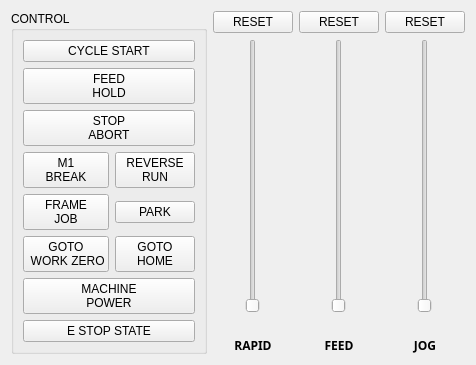
           <widget class="QWidget" name="widget_16" native="true">
            <layout class="QHBoxLayout" name="horizontalLayout_23">
             <item>
              <widget class="MkGroupBox" name="groupbox_6">
               <property name="title">
                <string>CONTROL</string>
               </property>
               <layout class="QGridLayout" name="gridLayout">
                <item row="1" column="0" colspan="2">
                 <widget class="ActionButton" name="btn_feed_hold">
                  <property name="text">
                   <string>FEED
HOLD</string>
                  </property>
                  <property name="actionName" stdset="0">
                   <string>program.pause</string>
                  </property>
                 </widget>
                </item>
                <item row="3" column="1">
                 <widget class="ActionButton" name="actionbutton_9">
                  <property name="text">
                   <string>REVERSE
RUN</string>
                  </property>
                 </widget>
                </item>
                <item row="16" column="0" colspan="2">
                 <widget class="HalButton" name="btn_estopReset">
                  <property name="text">
                   <string>E STOP STATE</string>
                  </property>
                  <property name="rules" stdset="0">
                   <string>[{&quot;name&quot;: &quot;estopState&quot;, &quot;property&quot;: &quot;Style Class&quot;, &quot;expression&quot;: &quot;\&quot;estop_triggered\&quot; if ch[0] == 1 else \&quot;estop_armed\&quot;&quot;, &quot;channels&quot;: [{&quot;url&quot;: &quot;status:estop&quot;, &quot;trigger&quot;: true}]}]</string>
                  </property>
                 </widget>
                </item>
                <item row="10" column="0">
                 <widget class="QPushButton" name="btn_frame_job">
                  <property name="text">
                   <string>FRAME
JOB</string>
                  </property>
                 </widget>
                </item>
                <item row="3" column="0">
                 <widget class="ActionButton" name="btn_m1_break">
                  <property name="text">
                   <string>M1
BREAK</string>
                  </property>
                  <property name="checkable">
                   <bool>true</bool>
                  </property>
                  <property name="actionName" stdset="0">
                   <string>program.optional-stop.toggle</string>
                  </property>
                 </widget>
                </item>
                <item row="10" column="1">
                 <widget class="SubCallButton" name="sc_park">
                  <property name="text">
                   <string>PARK</string>
                  </property>
                 </widget>
                </item>
                <item row="2" column="0" colspan="2">
                 <widget class="ActionButton" name="btn_stop_abort">
                  <property name="text">
                   <string>STOP
ABORT</string>
                  </property>
                  <property name="actionName" stdset="0">
                   <string>program.abort</string>
                  </property>
                 </widget>
                </item>
                <item row="0" column="0" colspan="2">
                 <widget class="ActionButton" name="btn_cycle_start">
                  <property name="text">
                   <string>CYCLE START</string>
                  </property>
                  <property name="actionName" stdset="0">
                   <string>program.run</string>
                  </property>
                 </widget>
                </item>
                <item row="11" column="0">
                 <widget class="MDIButton" name="btn_g5x_home">
                  <property name="text">
                   <string>GOTO
 WORK ZERO</string>
                  </property>
                  <property name="MDICommand" stdset="0">
                   <string>G0X0Y0Z0</string>
                  </property>
                 </widget>
                </item>
                <item row="11" column="1">
                 <widget class="MDIButton" name="btn_move_home">
                  <property name="text">
                   <string>GOTO
HOME</string>
                  </property>
                  <property name="MDICommand" stdset="0">
                   <string>G53 G0Z0X0Y0</string>
                  </property>
                 </widget>
                </item>
                <item row="15" column="0" colspan="2">
                 <widget class="ActionButton" name="btn_machine_power_toggle">
                  <property name="text">
                   <string>MACHINE
POWER</string>
                  </property>
                  <property name="checkable">
                   <bool>true</bool>
                  </property>
                  <property name="actionName" stdset="0">
                   <string>machine.power.toggle</string>
                  </property>
                 </widget>
                </item>
               </layout>
              </widget>
             </item>
             <item>
              <layout class="QGridLayout" name="layout_overrides">
               <item row="2" column="2">
                <layout class="QVBoxLayout" name="verticalLayout_9">
                 <property name="spacing">
                  <number>0</number>
                 </property>
                 <item>
                  <widget class="StatusLabel" name="statuslabel_6">
                   <property name="sizePolicy">
                    <sizepolicy hsizetype="Fixed" vsizetype="Fixed">
                     <horstretch>0</horstretch>
                     <verstretch>0</verstretch>
                    </sizepolicy>
                   </property>
                   <property name="minimumSize">
                    <size>
                     <width>50</width>
                     <height>0</height>
                    </size>
                   </property>
                   <property name="font">
                    <font>
                     <family>DSEG7 Classic</family>
                     <pointsize>10</pointsize>
                     <weight>75</weight>
                     <italic>true</italic>
                     <bold>true</bold>
                    </font>
                   </property>
                   <property name="styleSheet">
                    <string notr="true">font: bold italic 10pt &quot;DSEG7 Classic&quot;;</string>
                   </property>
                   <property name="alignment">
                    <set>Qt::AlignCenter</set>
                   </property>
                   <property name="rules" stdset="0">
                    <string>[{&quot;channels&quot;: [{&quot;url&quot;: &quot;settings:machine.jog.linear-speed-percentage&quot;, &quot;trigger&quot;: true}], &quot;property&quot;: &quot;Text&quot;, &quot;expression&quot;: &quot;\&quot;{:.0f}%\&quot;.format(ch[0])&quot;, &quot;name&quot;: &quot;New Rule&quot;}]</string>
                   </property>
                  </widget>
                 </item>
                 <item>
                  <widget class="QLabel" name="label_10">
                   <property name="font">
                    <font>
                     <family>Sans</family>
                     <weight>75</weight>
                     <italic>false</italic>
                     <bold>true</bold>
                    </font>
                   </property>
                   <property name="text">
                    <string>JOG</string>
                   </property>
                   <property name="alignment">
                    <set>Qt::AlignCenter</set>
                   </property>
                  </widget>
                 </item>
                </layout>
               </item>
               <item row="1" column="0">
                <widget class="ActionSlider" name="rapid_slider">
                 <property name="sizePolicy">
                  <sizepolicy hsizetype="Minimum" vsizetype="Expanding">
                   <horstretch>0</horstretch>
                   <verstretch>0</verstretch>
                  </sizepolicy>
                 </property>
                 <property name="actionName" stdset="0">
                  <string>machine.rapid-override.set</string>
                 </property>
                </widget>
               </item>
               <item row="1" column="1">
                <widget class="ActionSlider" name="feed_slider">
                 <property name="enabled">
                  <bool>false</bool>
                 </property>
                 <property name="sizePolicy">
                  <sizepolicy hsizetype="Minimum" vsizetype="Expanding">
                   <horstretch>0</horstretch>
                   <verstretch>0</verstretch>
                  </sizepolicy>
                 </property>
                 <property name="actionName" stdset="0">
                  <string>machine.feed-override.set</string>
                 </property>
                </widget>
               </item>
               <item row="2" column="1">
                <layout class="QVBoxLayout" name="verticalLayout_7">
                 <property name="spacing">
                  <number>0</number>
                 </property>
                 <item>
                  <widget class="StatusLabel" name="statuslabel_5">
                   <property name="sizePolicy">
                    <sizepolicy hsizetype="Fixed" vsizetype="Fixed">
                     <horstretch>0</horstretch>
                     <verstretch>0</verstretch>
                    </sizepolicy>
                   </property>
                   <property name="minimumSize">
                    <size>
                     <width>50</width>
                     <height>0</height>
                    </size>
                   </property>
                   <property name="font">
                    <font>
                     <family>DSEG7 Classic</family>
                     <pointsize>10</pointsize>
                     <weight>75</weight>
                     <italic>true</italic>
                     <bold>true</bold>
                    </font>
                   </property>
                   <property name="styleSheet">
                    <string notr="true">font: bold italic 10pt &quot;DSEG7 Classic&quot;;</string>
                   </property>
                   <property name="alignment">
                    <set>Qt::AlignCenter</set>
                   </property>
                   <property name="rules" stdset="0">
                    <string>[{&quot;channels&quot;: [{&quot;url&quot;: &quot;status:feedrate&quot;, &quot;trigger&quot;: true}], &quot;property&quot;: &quot;Text&quot;, &quot;expression&quot;: &quot;\&quot;{:.0%}\&quot;.format(ch[0])&quot;, &quot;name&quot;: &quot;New Rule&quot;}]</string>
                   </property>
                  </widget>
                 </item>
                 <item>
                  <widget class="QLabel" name="label_9">
                   <property name="font">
                    <font>
                     <family>Sans</family>
                     <weight>75</weight>
                     <italic>false</italic>
                     <bold>true</bold>
                    </font>
                   </property>
                   <property name="text">
                    <string>FEED</string>
                   </property>
                   <property name="alignment">
                    <set>Qt::AlignCenter</set>
                   </property>
                  </widget>
                 </item>
                </layout>
               </item>
               <item row="2" column="0">
                <layout class="QVBoxLayout" name="verticalLayout">
                 <property name="spacing">
                  <number>0</number>
                 </property>
                 <item>
                  <widget class="StatusLabel" name="statuslabel_4">
                   <property name="sizePolicy">
                    <sizepolicy hsizetype="Fixed" vsizetype="Fixed">
                     <horstretch>0</horstretch>
                     <verstretch>0</verstretch>
                    </sizepolicy>
                   </property>
                   <property name="minimumSize">
                    <size>
                     <width>50</width>
                     <height>0</height>
                    </size>
                   </property>
                   <property name="font">
                    <font>
                     <family>DSEG7 Classic</family>
                     <pointsize>10</pointsize>
                     <weight>75</weight>
                     <italic>true</italic>
                     <bold>true</bold>
                    </font>
                   </property>
                   <property name="styleSheet">
                    <string notr="true">font: bold italic 10pt &quot;DSEG7 Classic&quot;;</string>
                   </property>
                   <property name="alignment">
                    <set>Qt::AlignCenter</set>
                   </property>
                   <property name="rules" stdset="0">
                    <string>[{&quot;channels&quot;: [{&quot;url&quot;: &quot;status:rapidrate&quot;, &quot;trigger&quot;: true}], &quot;property&quot;: &quot;Text&quot;, &quot;expression&quot;: &quot;\&quot;{:.0%}\&quot;.format(ch[0])&quot;, &quot;name&quot;: &quot;New Rule&quot;}]</string>
                   </property>
                  </widget>
                 </item>
                 <item>
                  <widget class="QLabel" name="label_8">
                   <property name="font">
                    <font>
                     <family>Sans</family>
                     <weight>75</weight>
                     <italic>false</italic>
                     <bold>true</bold>
                    </font>
                   </property>
                   <property name="text">
                    <string>RAPID</string>
                   </property>
                   <property name="alignment">
                    <set>Qt::AlignCenter</set>
                   </property>
                  </widget>
                 </item>
                </layout>
               </item>
               <item row="1" column="2">
                <widget class="VCPSettingsSlider" name="jog_slider">
                 <property name="sizePolicy">
                  <sizepolicy hsizetype="Minimum" vsizetype="Expanding">
                   <horstretch>0</horstretch>
                   <verstretch>0</verstretch>
                  </sizepolicy>
                 </property>
                 <property name="settingName" stdset="0">
                  <string>machine.jog.linear-speed-percentage</string>
                 </property>
                </widget>
               </item>
               <item row="0" column="0">
                <widget class="QPushButton" name="btn_reset_rapid">
                 <property name="text">
                  <string>RESET</string>
                 </property>
                </widget>
               </item>
               <item row="0" column="1">
                <widget class="QPushButton" name="btn_reset_feed">
                 <property name="text">
                  <string>RESET</string>
                 </property>
                </widget>
               </item>
               <item row="0" column="2">
                <widget class="QPushButton" name="btn_reset_jog">
                 <property name="text">
                  <string>RESET</string>
                 </property>
                </widget>
               </item>
              </layout>
             </item>
            </layout>
           </widget>
